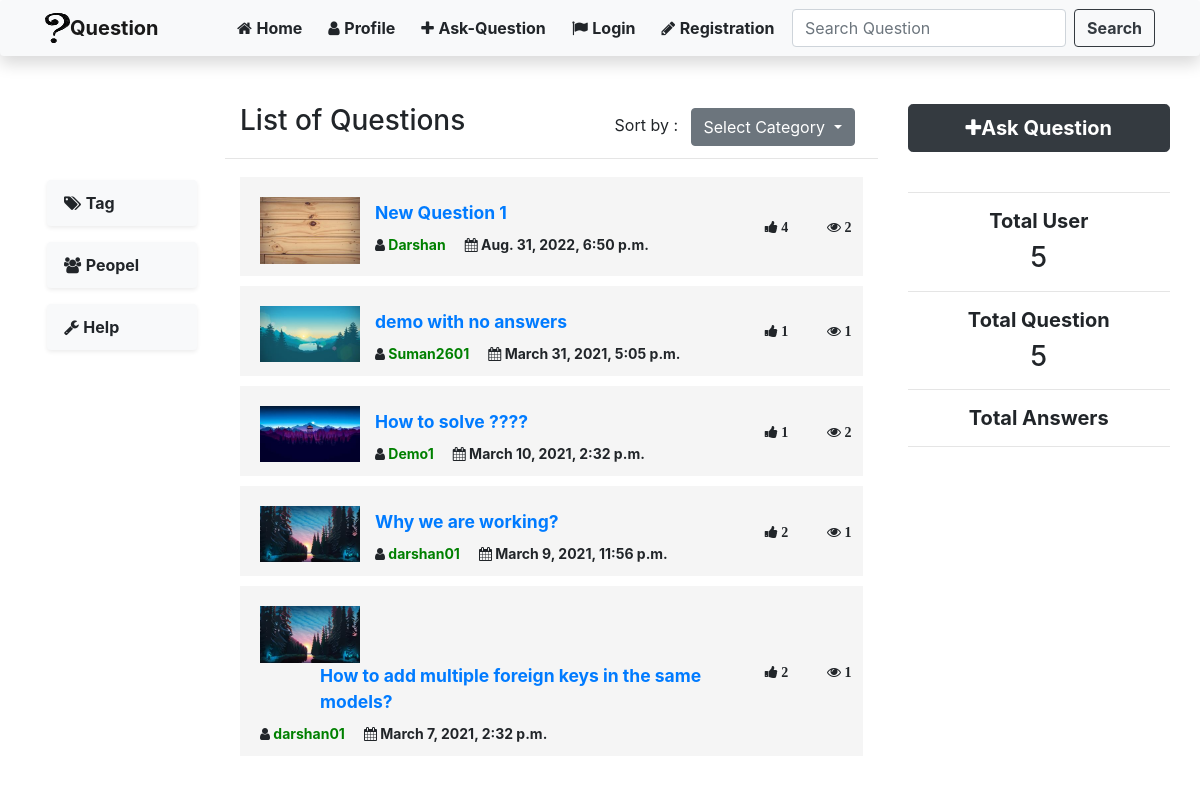
The app's page /latest with its own data.
### Question/models.py (models this page shows, shortened)
class Question(models.Model):
    postby = models.ForeignKey(User, on_delete=models.CASCADE, null=True)
    postdate = models.DateTimeField(auto_now_add=True)
    title = models.TextField(null=True)
    description = RichTextField(null=True)
    Tags = TaggableManager(blank=True)
    likes = models.ManyToManyField(User, related_name='que_like', blank=True)
    views = models.ManyToManyField(
        IpModel, related_name="que_views", blank=True)
    comment = models.ManyToManyField(
        Comment, related_name='que_comment', null=True, blank=True)

### Profile/models.py (models this page shows, shortened)
class Profile(models.Model):
    user = models.OneToOneField(User, on_delete=models.CASCADE)
    image = models.ImageField(default='default.jpg', upload_to='Profile_pic')
    gender = models.CharField(choices=GENDER_CHOICES,
                              max_length=10, default='Male')
    Address = models.TextField(null=True, blank=True)
    education = models.TextField(null=True, blank=True)
    skill = TaggableManager(blank=True)
    about = models.TextField(null=True)

### Question/views.py (the view)
# urls.py: path('latest', views.Latest, name='Latest-questions'),
def Latest(request):
    quest = Question.objects.order_by('-id')
    qlike = []
    qview = []
    for q in quest:
        qlike.append(q.likes.count())
        qview.append(q.views.count())
    mix = zip(quest, qlike, qview)
    totalquestions = quest.count()
    totaluser = Profile.objects.all().count()
    return render(request, 'Questions/home.html', {'mix': mix, 'totalquestions': totalquestions, 'totaluser': totaluser})

### Question/templates/Questions/home.html (shortened to what this page needs)
{% extends "Questions/base.html" %}
{% block content %}
<div class="container-fluid">
    <div class="row">
        <div class="col-sm-2 p-4 mt-5">
            <div class="container p-1">
                <div class="row d-flex ml-1 py-1 shadow-sm p-1 mb-3 bg-light rounded">
                    <a href="/comingsoon" class="btn "><i class="fa fa-tags"></i> <b>Tag</b></a>
                </div>
                <div class="row d-flex ml-1 py-1 shadow-sm p-1 mb-3 bg-light rounded">
                    <a href="/comingsoon" class="btn"><i class="fa fa-users"></i> <b>Peopel</b></a>
                </div>
                <div class="row d-flex ml-1 py-1 shadow-sm p-1 mb-3 bg-light rounded">
                    <a href="/comingsoon" class="btn"> <i class="fa fa-wrench"></i> <b>Help</b> </a>
                </div>
            </div>
        </div>
        <div class="col-sm-7">
            <div class="container">
                <div class="row">
                    <div class="col-sm-6 ">
                        <h3 class="display-5 "> List of Questions</h3>
                    </div>
                    <div class="col-sm-6 d-flex justify-content-end">
                        <div> Sort by :
                            <div class="btn-group btn-sm">
                                <button type="button" class="btn btn-secondary dropdown-toggle" data-toggle="dropdown"
                                    aria-haspopup="true" aria-expanded="false">
                                    Select Category
                                </button>
                            </div>
                        </div>
                    </div>
                </div>
            </div>
            <hr class="my-2">
            <div id="myDIV">
                <div class="container">
                    <div class="row">
                        <div class="col-lg-12">
                            <div class="main-box clearfix">
                                <div class="table-responsive">
                                    <table class="table user-list">
                                        <tbody>
                                            {% for q,a,b in mix %}
                                            <tr>
                                                <td>
                                                    <img src={{q.postby.profile.image.url}} alt="pic">
                                                    <a href="/DetailsQUE/{{q.id}}"
                                                        class="user-link"><label><b>{{q.title}}</b></label></a>
                                                    <i class="fa fa-user"></i><a href="#"
                                                        style="text-decoration: none; color:green"><span
                                                            class="user-subhead"><b> {{q.postby}}
                                                            </b></span></a>&nbsp;&nbsp;&nbsp;
                                                    <i class="fa fa-calendar"></i><span><b> {{q.postdate}}</b></span>
                                                </td>
                                                <td style="width: 10%;">
                                                    <i class="fa fa-thumbs-up"> <b> {{a}}</b></i>
                                                </td>
                                                <td style="width: 7%;">
                                                    <i class="fa fa-eye"> <b> {{b}}</b></i>
                                                </td>
                                            </tr>
                                            {% endfor %}
                                        </tbody>
                                    </table>
                                </div>
                            </div>
                        </div>
                    </div>
                </div>
            </div>
        </div>
        <div class="col-sm-3">
            <a class="btn btn-dark btn-lg btn-block" href="{% url 'Ask-Question' %}"><i class="fa fa-plus"></i><b>Ask
                    Question</b></a>
            <br>
            <hr>
            <h5 style="text-align:center"><b> Total User</b></h5>
            <h3 style="text-align:center"> {{totaluser}}</h3>
            <hr>
            <h5 style="text-align:center"><b> Total Question</b> </h5>
            <h3 style="text-align:center"> {{totalquestions}}</h3>
            <hr>
            <h5 style="text-align:center"><b> Total Answers</b> </h5>
            <hr>
        </div>
    </div>
</div>
{% endblock content %}

### Question/templates/Questions/home.html (style rules this page uses)
.user-list tbody td>img { position: relative; max-width: 100px; float: left; margin-right: 15px; }
.user-list tbody td .user-link { display: block; font-size: 1.25em; padding-top: 3px; margin-left: 60px; }
.table tbody>tr>td { font-size: 0.875em; background: #f5f5f5; border-top: 10px solid #fff; vertical-align: middle; padding: 12px 8px; }
.table tbody>tr>td:first-child, .table thead>tr>th:first-child { padding-left: 20px; padding-top: 20px; }

### records on screen
Question: postby.profile.image (picture), title "New Question 1", postby "Darshan", postdate "Aug. 31, 2022, 6:50 p.m.", a "4", b "2"
Question: postby.profile.image (picture), title "demo with no answers", postby "Suman2601", postdate "March 31, 2021, 5:05 p.m.", a "1", b "1"
Question: postby.profile.image (picture), title "How to solve ????", postby "Demo1", postdate "March 10, 2021, 2:32 p.m.", a "1", b "2"
Question: postby.profile.image (picture), title "Why we are working?", postby "darshan01", postdate "March 9, 2021, 11:56 p.m.", postby "2", b "1"
Question: postby.profile.image (picture), title "How to add multiple foreign keys in the same models?", postby "darshan01", postdate "March 7, 2021, 2:32 p.m.", postby "2", id "1"

### other values on screen
{{ totaluser }} "5"
{{ totalquestions }} "5"
